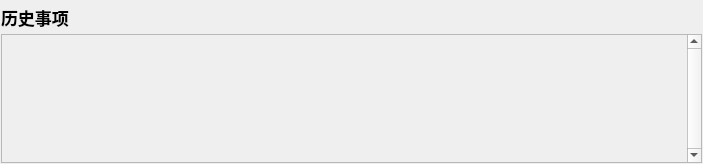
<?xml version="1.0" encoding="UTF-8"?>
<ui version="4.0">
 <class>history</class>
 <widget class="QDialog" name="history">
  <property name="geometry">
   <rect>
    <x>0</x>
    <y>0</y>
    <width>703</width>
    <height>164</height>
   </rect>
  </property>
  <property name="windowTitle">
   <string>历史事项</string>
  </property>
  <layout class="QGridLayout" name="gridLayout" rowstretch="1,4" columnstretch="0,0">
   <property name="leftMargin">
    <number>1</number>
   </property>
   <property name="topMargin">
    <number>1</number>
   </property>
   <property name="rightMargin">
    <number>1</number>
   </property>
   <property name="bottomMargin">
    <number>1</number>
   </property>
   <property name="spacing">
    <number>1</number>
   </property>
   <item row="0" column="0">
    <widget class="QLabel" name="label">
     <property name="font">
      <font>
       <family>宋体</family>
       <pointsize>13</pointsize>
       <weight>75</weight>
       <bold>true</bold>
      </font>
     </property>
     <property name="text">
      <string>历史事项</string>
     </property>
    </widget>
   </item>
   <item row="1" column="0" colspan="2">
    <widget class="QScrollArea" name="scrollArea">
     <property name="frameShape">
      <enum>QFrame::StyledPanel</enum>
     </property>
     <property name="frameShadow">
      <enum>QFrame::Plain</enum>
     </property>
     <property name="midLineWidth">
      <number>1</number>
     </property>
     <property name="verticalScrollBarPolicy">
      <enum>Qt::ScrollBarAlwaysOn</enum>
     </property>
     <property name="widgetResizable">
      <bool>true</bool>
     </property>
     <widget class="QWidget" name="scrollAreaWidgetContents">
      <property name="geometry">
       <rect>
        <x>0</x>
        <y>0</y>
        <width>685</width>
        <height>127</height>
       </rect>
      </property>
     </widget>
    </widget>
   </item>
  </layout>
 </widget>
 <resources/>
 <connections/>
</ui>
